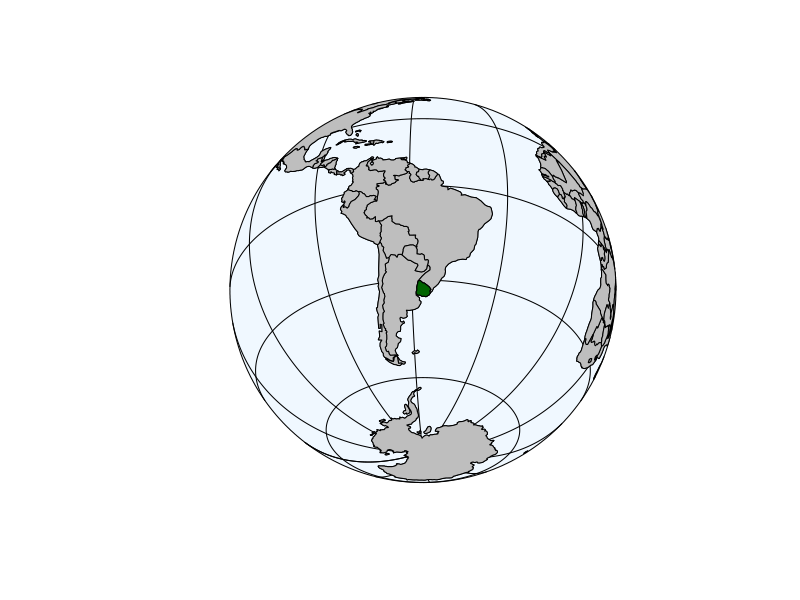
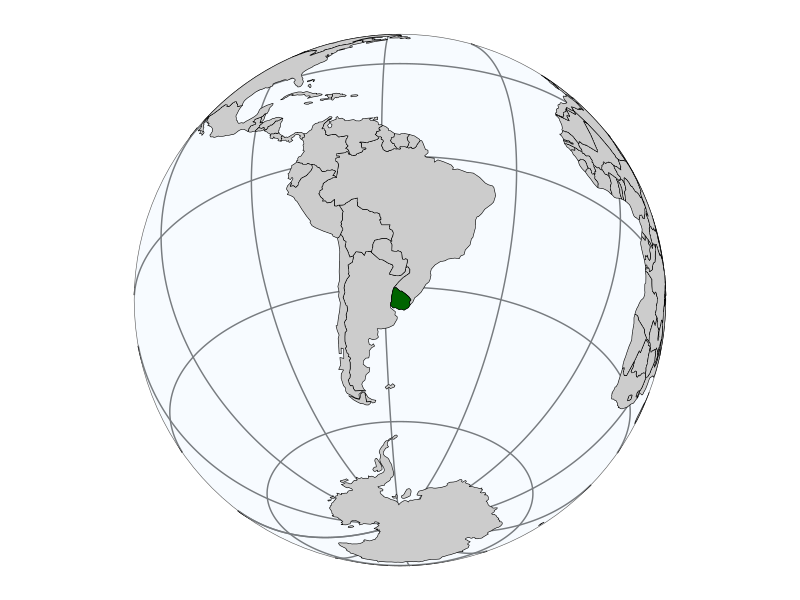

R code for these plots, in order:
#!/usr/bin/env Rscript

library(sf)
library(s2)
library(ggplot2)

# load maps
co = s2_data_countries()
cty = s2_data_countries("Uruguay")

# extract the oceans
g = as_s2_geography(TRUE)
oc = s2_difference(g, s2_union_agg(co)) # oceans

# Find the centroid of the cty object
cty_centroid = s2_centroid_agg(cty)

# Convert the centroid to lat/lon coordinates
lat_lon = s2_as_text(cty_centroid)

# Extract the numeric coordinates from the WKT string
coords <- as.numeric(unlist(strsplit(gsub("POINT \\(|\\)", "", lat_lon), " ")))

# Store the coordinates in lon and lat objects
lon <- coords[1]
lat <- coords[2]

# visible half of the world
b = s2_buffer_cells(as_s2_geography(paste0(lat_lon)), 9800000) # visible half

# intersect the visible oceans and visible countries
i = s2_intersection(b, oc) # visible ocean
i2 = s2_intersection(b, co) # visible countries

# define orthographic projections
ortho <- paste0('+proj=ortho +lat_0=', lat, ' +lon_0=', lon, ' +x_0=0 +y_0=0 +a=6371000 +b=6371000 +units=m +no_defs')

# define a circle that will represent the oceans
circle <- st_point(x = c(0,0)) %>% st_buffer(dist = 6371000) %>% st_sfc(crs = ortho)

# create the graticule
grat <- sf::st_graticule(lon=seq(-180,180, 30),
                         lat = seq(-90,90, 30),
                         ndiscr = 5000)
grat2 = s2_intersection(b, grat) # visible graticulates

# world map in base R
png("results/base_s2.png")
plot(st_transform(st_as_sfc(i), paste0("+proj=ortho +lat_0=", lat, " +lon_0=", lon)), col = 'aliceblue')
plot(st_transform(st_as_sfc(grat2), paste0("+proj=ortho +lat_0=", lat, " +lon_0=", lon)), col = 'black', add = T)
plot(st_transform(st_as_sfc(i2), paste0("+proj=ortho +lat_0=", lat, " +lon_0=", lon)), col = 'gray', add = T)
plot(st_transform(st_as_sfc(cty), paste0("+proj=ortho +lat_0=", lat, " +lon_0=", lon)), col = 'darkgreen', add = T)
dev.off()

# world map in ggplot language
png("results/ggplot_s2.png")
ggplot() +
  geom_sf(data=st_as_sfc(grat2), color = 'black') +
  geom_sf(data = circle, fill = 'aliceblue', alpha=0.5)+
  geom_sf(data=st_as_sfc(i2), fill='gray80', color = 'black') +
  geom_sf(data=st_as_sfc(cty), fill='darkgreen', color = 'black') +
  coord_sf(crs = ortho) +
  theme(panel.grid.major = element_blank(),
        panel.background = element_rect(fill = NA))
dev.off()
